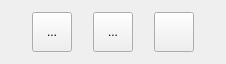
<?xml version="1.0" encoding="UTF-8"?>
<ui version="4.0">
 <class>dataControlWidget</class>
 <widget class="QWidget" name="dataControlWidget">
  <property name="geometry">
   <rect>
    <x>0</x>
    <y>0</y>
    <width>226</width>
    <height>64</height>
   </rect>
  </property>
  <property name="windowTitle">
   <string>Form</string>
  </property>
  <layout class="QHBoxLayout" name="horizontalLayout">
   <property name="spacing">
    <number>0</number>
   </property>
   <item>
    <widget class="QToolButton" name="prevBtn">
     <property name="minimumSize">
      <size>
       <width>40</width>
       <height>40</height>
      </size>
     </property>
     <property name="text">
      <string>...</string>
     </property>
     <property name="icon">
      <iconset resource="resources.qrc">
       <normaloff>:/icons/back.png</normaloff>:/icons/back.png</iconset>
     </property>
    </widget>
   </item>
   <item>
    <widget class="QToolButton" name="toggleBtn">
     <property name="minimumSize">
      <size>
       <width>40</width>
       <height>40</height>
      </size>
     </property>
     <property name="text">
      <string>...</string>
     </property>
     <property name="icon">
      <iconset resource="resources.qrc">
       <normaloff>:/icons/icons8-play-30.png</normaloff>:/icons/icons8-play-30.png</iconset>
     </property>
    </widget>
   </item>
   <item>
    <widget class="QToolButton" name="forwardBtn">
     <property name="minimumSize">
      <size>
       <width>40</width>
       <height>40</height>
      </size>
     </property>
     <property name="text">
      <string/>
     </property>
     <property name="icon">
      <iconset resource="resources.qrc">
       <normaloff>:/icons/forward.png</normaloff>:/icons/forward.png</iconset>
     </property>
    </widget>
   </item>
  </layout>
 </widget>
 <resources>
  <include location="resources.qrc"/>
 </resources>
 <connections/>
</ui>
